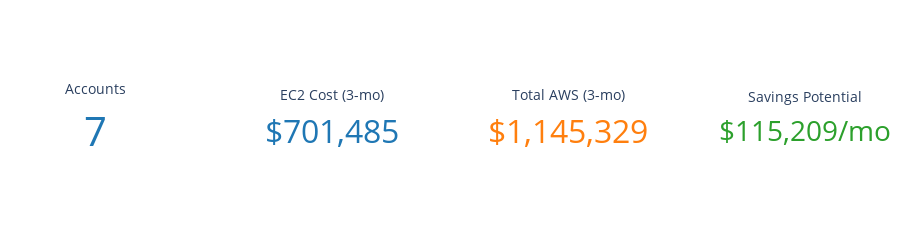

This figure's notebook cell:
### Code cell
# Multi-Account KPI Cards
fig = create_multi_account_kpi_cards(data)
fig.show()

### Figure 1 — Plotly figure (JSON) as saved in the notebook; plotly's stock layout.template omitted (floating-point values rounded to 4 significant figures)
{"data": [{"domain": {"x": [0, 0.175], "y": [0, 1]}, "mode": "number", "number": {"font": {"color": "#1f77b4", "size": 40}, "valueformat": "d"}, "title": {"font": {"size": 14}, "text": "Accounts"}, "type": "indicator", "value": 7}, {"domain": {"x": [0.275, 0.45], "y": [0, 1]}, "mode": "number", "number": {"font": {"color": "#1f77b4", "size": 32}, "prefix": "$", "valueformat": ",.0f"}, "title": {"font": {"size": 14}, "text": "EC2 Cost (3-mo)"}, "type": "indicator", "value": 701500.0}, {"domain": {"x": [0.55, 0.725], "y": [0, 1]}, "mode": "number", "number": {"font": {"color": "#ff7f0e", "size": 32}, "prefix": "$", "valueformat": ",.0f"}, "title": {"font": {"size": 14}, "text": "Total AWS (3-mo)"}, "type": "indicator", "value": 1145000.0}, {"domain": {"x": [0.825, 1], "y": [0, 1]}, "mode": "number", "number": {"font": {"color": "#2ca02c", "size": 28}, "prefix": "$", "suffix": "/mo", "valueformat": ",.0f"}, "title": {"font": {"size": 14}, "text": "Savings Potential"}, "type": "indicator", "value": 115200.0}], "layout": {"height": 200, "margin": {"b": 20, "l": 20, "r": 20, "t": 40}, "showlegend": false}}
